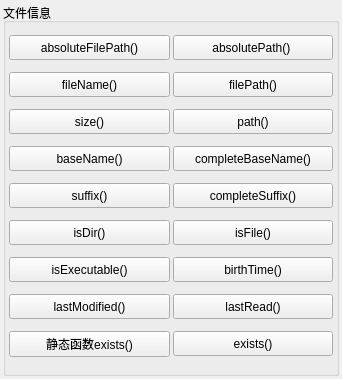
      <widget class="QWidget" name="pageFileInfo">
       <property name="geometry">
        <rect>
         <x>0</x>
         <y>0</y>
         <width>342</width>
         <height>379</height>
        </rect>
       </property>
       <attribute name="icon">
        <iconset resource="res.qrc">
         <normaloff>:/images/images/135.JPG</normaloff>:/images/images/135.JPG</iconset>
       </attribute>
       <attribute name="label">
        <string>QFileInfo类</string>
       </attribute>
       <layout class="QVBoxLayout" name="verticalLayout_5">
        <property name="spacing">
         <number>3</number>
        </property>
        <property name="leftMargin">
         <number>3</number>
        </property>
        <property name="topMargin">
         <number>3</number>
        </property>
        <property name="rightMargin">
         <number>3</number>
        </property>
        <property name="bottomMargin">
         <number>3</number>
        </property>
        <item>
         <widget class="QGroupBox" name="groupBox_6">
          <property name="title">
           <string>文件信息</string>
          </property>
          <layout class="QGridLayout" name="gridLayout_4">
           <property name="leftMargin">
            <number>3</number>
           </property>
           <property name="topMargin">
            <number>3</number>
           </property>
           <property name="rightMargin">
            <number>3</number>
           </property>
           <property name="bottomMargin">
            <number>3</number>
           </property>
           <property name="spacing">
            <number>3</number>
           </property>
           <item row="3" column="0">
            <widget class="QPushButton" name="pushButton_30">
             <property name="minimumSize">
              <size>
               <width>0</width>
               <height>25</height>
              </size>
             </property>
             <property name="toolTip">
              <string>The base name consists of all characters in the file up to (but not including) the first '.' character</string>
             </property>
             <property name="text">
              <string>baseName()</string>
             </property>
            </widget>
           </item>
           <item row="0" column="1">
            <widget class="QPushButton" name="pushButton_29">
             <property name="minimumSize">
              <size>
               <width>0</width>
               <height>25</height>
              </size>
             </property>
             <property name="toolTip">
              <string>Returns a file's path absolute path. This doesn't include the file name</string>
             </property>
             <property name="text">
              <string>absolutePath() </string>
             </property>
            </widget>
           </item>
           <item row="0" column="0">
            <widget class="QPushButton" name="pushButton_28">
             <property name="minimumSize">
              <size>
               <width>0</width>
               <height>25</height>
              </size>
             </property>
             <property name="toolTip">
              <string>Returns an absolute path including the file name</string>
             </property>
             <property name="text">
              <string>absoluteFilePath()</string>
             </property>
            </widget>
           </item>
           <item row="3" column="1">
            <widget class="QPushButton" name="pushButton_31">
             <property name="minimumSize">
              <size>
               <width>0</width>
               <height>25</height>
              </size>
             </property>
             <property name="toolTip">
              <string>The complete base name consists of all characters in the file up to (but not including) the last '.' character</string>
             </property>
             <property name="text">
              <string>completeBaseName()</string>
             </property>
            </widget>
           </item>
           <item row="6" column="0">
            <widget class="QPushButton" name="pushButton_42">
             <property name="minimumSize">
              <size>
               <width>0</width>
               <height>25</height>
              </size>
             </property>
             <property name="toolTip">
              <string>Returns true if this object points to a directory or to a symbolic link to a directory; otherwise returns false</string>
             </property>
             <property name="text">
              <string>isDir()</string>
             </property>
            </widget>
           </item>
           <item row="6" column="1">
            <widget class="QPushButton" name="pushButton_43">
             <property name="minimumSize">
              <size>
               <width>0</width>
               <height>25</height>
              </size>
             </property>
             <property name="toolTip">
              <string>Returns true if this object points to a file or to a symbolic link to a file</string>
             </property>
             <property name="text">
              <string>isFile()</string>
             </property>
            </widget>
           </item>
           <item row="7" column="0">
            <widget class="QPushButton" name="pushButton_35">
             <property name="minimumSize">
              <size>
               <width>0</width>
               <height>25</height>
              </size>
             </property>
             <property name="toolTip">
              <string>Returns true if the file is executable; otherwise returns false.</string>
             </property>
             <property name="text">
              <string>isExecutable()</string>
             </property>
            </widget>
           </item>
           <item row="8" column="0">
            <widget class="QPushButton" name="pushButton_36">
             <property name="minimumSize">
              <size>
               <width>0</width>
               <height>25</height>
              </size>
             </property>
             <property name="toolTip">
              <string>Returns the date and time when the file was last modified.</string>
             </property>
             <property name="text">
              <string>lastModified()</string>
             </property>
            </widget>
           </item>
           <item row="8" column="1">
            <widget class="QPushButton" name="pushButton_44">
             <property name="minimumSize">
              <size>
               <width>0</width>
               <height>25</height>
              </size>
             </property>
             <property name="toolTip">
              <string>Returns the date and time when the file was last read (accessed).</string>
             </property>
             <property name="text">
              <string>lastRead()</string>
             </property>
            </widget>
           </item>
           <item row="1" column="0">
            <widget class="QPushButton" name="pushButton_33">
             <property name="minimumSize">
              <size>
               <width>0</width>
               <height>25</height>
              </size>
             </property>
             <property name="toolTip">
              <string>Returns the name of the file, excluding the path.</string>
             </property>
             <property name="text">
              <string>fileName()</string>
             </property>
            </widget>
           </item>
           <item row="10" column="1">
            <widget class="QPushButton" name="pushButton_27">
             <property name="minimumSize">
              <size>
               <width>0</width>
               <height>25</height>
              </size>
             </property>
             <property name="toolTip">
              <string>Returns true if the file exists; otherwise returns false</string>
             </property>
             <property name="text">
              <string>exists()</string>
             </property>
            </widget>
           </item>
           <item row="4" column="0">
            <widget class="QPushButton" name="pushButton_39">
             <property name="minimumSize">
              <size>
               <width>0</width>
               <height>25</height>
              </size>
             </property>
             <property name="toolTip">
              <string>The suffix consists of all characters in the file after (but not including) the last '.'</string>
             </property>
             <property name="text">
              <string>suffix()</string>
             </property>
            </widget>
           </item>
           <item row="10" column="0">
            <widget class="QPushButton" name="pushButton_59">
             <property name="minimumSize">
              <size>
               <width>0</width>
               <height>25</height>
              </size>
             </property>
             <property name="toolTip">
              <string>Returns true if the file exists; otherwise returns false</string>
             </property>
             <property name="text">
              <string>静态函数exists()</string>
             </property>
            </widget>
           </item>
           <item row="4" column="1">
            <widget class="QPushButton" name="pushButton_32">
             <property name="minimumSize">
              <size>
               <width>0</width>
               <height>25</height>
              </size>
             </property>
             <property name="toolTip">
              <string>The complete suffix consists of all characters in the file after (but not including) the first '.'</string>
             </property>
             <property name="text">
              <string>completeSuffix()</string>
             </property>
            </widget>
           </item>
           <item row="1" column="1">
            <widget class="QPushButton" name="pushButton_34">
             <property name="minimumSize">
              <size>
               <width>0</width>
               <height>25</height>
              </size>
             </property>
             <property name="toolTip">
              <string>Returns the file name, including the path (which may be absolute or relative).</string>
             </property>
             <property name="text">
              <string>filePath()</string>
             </property>
            </widget>
           </item>
           <item row="2" column="1">
            <widget class="QPushButton" name="pushButton_37">
             <property name="minimumSize">
              <size>
               <width>0</width>
               <height>25</height>
              </size>
             </property>
             <property name="toolTip">
              <string>Returns the file's path. This doesn't include the file name.</string>
             </property>
             <property name="text">
              <string>path()</string>
             </property>
            </widget>
           </item>
           <item row="2" column="0">
            <widget class="QPushButton" name="pushButton_38">
             <property name="minimumSize">
              <size>
               <width>0</width>
               <height>25</height>
              </size>
             </property>
             <property name="toolTip">
              <string>Returns the file size in bytes.</string>
             </property>
             <property name="text">
              <string>size()</string>
             </property>
            </widget>
           </item>
           <item row="7" column="1">
            <widget class="QPushButton" name="pushButton_58">
             <property name="minimumSize">
              <size>
               <width>0</width>
               <height>25</height>
              </size>
             </property>
             <property name="toolTip">
              <string>Returns the date and time when the file was created</string>
             </property>
             <property name="text">
              <string>birthTime()</string>
             </property>
            </widget>
           </item>
          </layout>
         </widget>
        </item>
       </layout>
      </widget>
